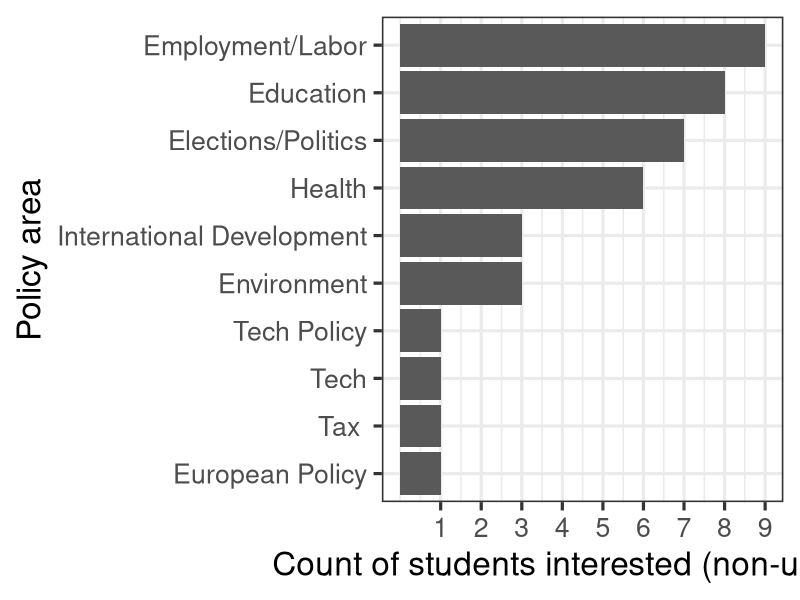

Recreate this plot in R. (Note: this script raises an error after producing the figure.)
## ---- chunk 1
#| echo: true
#| output-location: slide
library(dplyr)
policy_df <- read.csv("input/policyareas_inputdata.csv")
colnames(policy_df) <- c("time", "policy_areas")
head(policy_df, 4)
unique(unlist(strsplit(policy_df$policy_areas, ", ")))

## ---- chunk 2
#| echo: true
#| output-location: slide
library(data.table)
split <- strsplit(as.character(policy_df$policy_areas), 
                      ', ')
split[1:2]
df_split <- rbindlist(lapply(split, function(x) data.table(t(x))),
  fill = TRUE)
colnames(df_split) <- sprintf("parea_%s", 1:ncol(df_split))
policydf_wcols <- cbind.data.frame(policy_df, df_split)
head(policydf_wcols, 3)
View(policydf_wcols)


## ---- chunk 3
#| echo: true
#| output-location: slide
library(tidyr)
## add a step 
policydf_wcols_t <- policy_df %>%
                separate(policy_areas, 
                         into = sprintf("parea_%s", 1:4), 
                        sep = ", ", extra = "drop")
head(policydf_wcols_t)
## ---- chunk 4
library(reshape2)
policydf_long <- reshape2::melt(policydf_wcols_t %>%
                              mutate(id = sprintf("response_%s", 
                                                1:n())) %>%
                            select(-time), id.var = "id") %>% 
                            arrange(id) 
head(policydf_long)
## ---- chunk 5
#| echo: true
#| output-location: slide
library(ggplot2)
ggplot(policydf_long %>%
      filter(!is.na(value)) %>%
      group_by(value) %>%
      summarise(count = n()),
      aes(x = reorder(value, count), y = count)) +
  geom_bar(stat = "identity") +
  scale_y_continuous(breaks = 1:10) +
  xlab("Policy area") +
  ylab("Count of students interested (non-unique)") +
  coord_flip() +
  theme_bw(base_size = 24) 


## ---- chunk 6
#| echo: true
#agg_toplot <- policydf_long %>%
 #     filter(!is.na(value)) %>%
  #    group_by(value) %>%
   #   summarise(count = n()) %>%
    #  mutate(top_category = ) # add 

ggplot(agg_toplot,
      aes(x = reorder(value, count), y = count)) +
  geom_bar(stat = "identity", aes(fill = count > 6)) +
  scale_y_continuous(breaks = 1:10) +
  xlab("Policy area") +
  ylab("Count of students interested (non-unique)") +
  coord_flip() +
  theme_bw(base_size = 24) +
  geom_text(aes(label = count))


## ---- chunk 7
#| echo: true
#| output-location: slide
table(midwest$inmetro)
table(midwest$state)
summary(midwest$percchildbelowpovert)
midwest <- midwest %>%
    mutate(metro_cat = case_when(inmetro == 1 ~ "Metropolitan",
                                 inmetro == 0 ~ "Non-metropolitan",
                                 TRUE ~ NA_character_))
table(midwest$inmetro, midwest$metro_cat)
## ---- chunk 8
#| echo: true
#| output-location: slide
## mean values by metro
ggplot(midwest %>% 
         group_by(metro_cat) %>% summarise(m = 
        mean(percchildbelowpovert)),
       aes(x = metro_cat, y = m)) +
  geom_bar(stat = "identity") +
  xlab("What kind of area?") +
  ylab("Distribution: % \nchildren in poverty") +
  theme_bw() 
  


## ---- chunk 9
#| echo: true
#| output-location: slide
ggplot(midwest,
       aes(x = metro_cat, y = percchildbelowpovert)) +
  geom_violin() +
  xlab("What kind of area?") +
  ylab("Distribution: %\nchildren in poverty") +
  theme_bw(base_size = 24) 
  

## ---- chunk 10
#| echo: true
#| output-location: slide
ggplot(midwest,
       aes(x = metro_cat, y = percchildbelowpovert)) +
  geom_violin() +
  geom_boxplot(width=0.1) +
  xlab("What kind of area?") +
  ylab("Distribution: %\nchildren in poverty") +
  theme_bw(base_size = 24) 
## ---- chunk 11
#| echo: true
#| output-location: slide
ggplot(midwest,
       aes(x = metro_cat, y = percchildbelowpovert,
           fill = metro_cat)) +
  geom_violin() +
  geom_boxplot(width=0.1) +
  facet_wrap(~state) +
  xlab("What kind of area?") +
  ylab("Distribution: % children\nin poverty") +
  theme_bw(base_size = 16) +
  theme(axis.text.x = element_blank(),
        axis.ticks.x = element_blank(),
        legend.position = "bottom") +
  labs(fill = "") +
  scale_fill_manual(values = c("Metropolitan" = "wheat4",
                               "Non-metropolitan" = "darkgreen")) 
## ---- chunk 12
#| echo: true
#| output-location: slide
all_perc <- grep("^perc", colnames(midwest), value = TRUE)
all_perc

plot_one_perc <- function(input_data, x_category, y_outcome){
  ## your code here 
  
}

## ---- chunk 13
#| echo: true
#| output-location: slide
input_data <- midwest 
x_category <- "metro_cat"
y_outcome <- as.character(all_perc[1])
ggplot(input_data,
       aes(x = !!sym(x_category), y = !!sym(y_outcome))) +
  geom_violin() +
  geom_boxplot(width=0.1) +
  xlab("What kind of area?") +
  ylab(sprintf("Distribution: %s", y_outcome)) +
  theme_bw(base_size = 24) 
